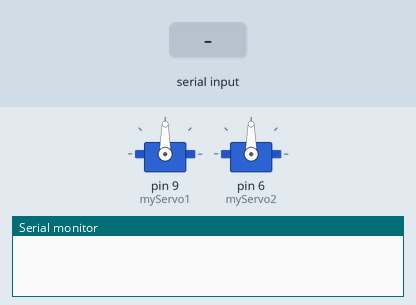
Bench run of a sketch on a simulated Arduino Uno, built with avr-gcc and run on an emulated ATmega328P. On the bench: 2 × servo, the last lines printed to the serial monitor. The inputs (shaded band) are chosen by the test bench.

Above: at 1.2 s.
1.3 s: "90,45\n" received over Serial
At 1.8 s:
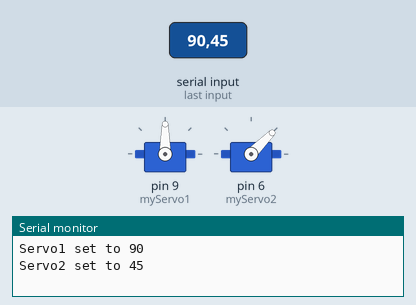
2.8 s: "30,150\n" received over Serial
At 4.0 s:
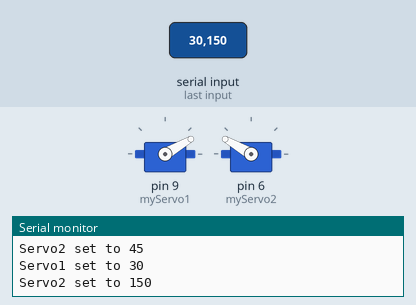
4.3 s: "5\n" received over Serial
At 5.9 s:
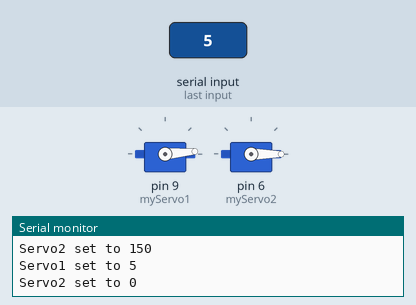
6.8 s: "1,90\n" received over Serial
At 7.1 s:
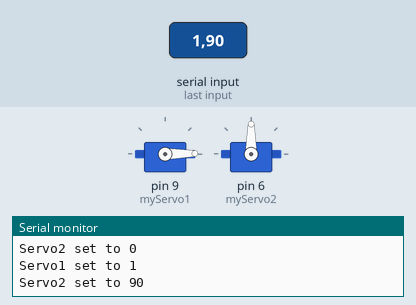
8.3 s: "1,90,45\n" received over Serial
At 10.3 s:
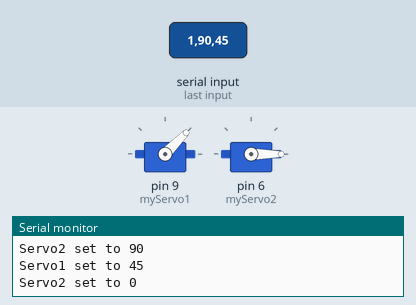
10.8 s: "90\n" received over Serial
At 13.2 s:
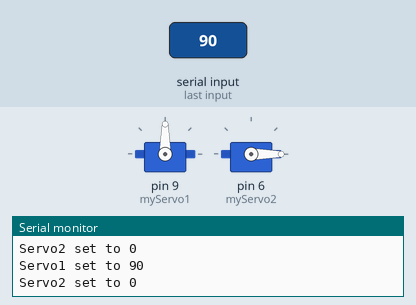
Timing chart, 0 to 14.3 s (numbered marks = the images above; inputs shaded):
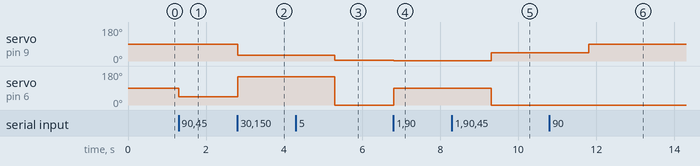

Measured:
- after the input at 1.3 s, servo on pin 6 (myServo2): 90° → 45° at once
- after the input at 2.8 s, servo on pin 9 (myServo1): 90° → 30° at once; servo on pin 6 (myServo2): 45° → 150° at once
- after the input at 4.3 s, servo on pin 9 (myServo1): 30° → 5° after 1.0 s; servo on pin 6 (myServo2): 150° → 0° after 1.0 s
- after the input at 6.8 s, servo on pin 9 (myServo1): 5° → 1° at once; servo on pin 6 (myServo2): 0° → 90° at once
- after the input at 8.3 s, servo on pin 9 (myServo1): 1° → 45° after 1.0 s; servo on pin 6 (myServo2): 90° → 0° after 1.0 s
- after the input at 10.8 s, servo on pin 9 (myServo1): 45° → 90° after 1.0 s

The sketch:

Stepturret.ino
```cpp
#include <Servo.h>

Servo myServo1;
Servo myServo2;

void setup() {
  Serial.begin(9600);
  myServo1.attach(9);
  myServo1.write(90);

  myServo2.attach(6);
  myServo2.write(90);
}

void loop() {

  if (Serial.available() > 0) {
    int angle1 = Serial.parseInt();
    int angle2 = Serial.parseInt();

    if (angle1 >= 0 && angle1 <= 180 && angle2 >= 0 && angle2 <= 180) {

      myServo1.write(angle1);               // move servo to that angle
      myServo2.write(angle2);
      Serial.print("Servo1 set to ");
      Serial.println(angle1);
      Serial.print("Servo2 set to ");
      Serial.println(angle2);

    }

    else {
      Serial.println("Angle out of range");
    }

    while (Serial.available() > 0) Serial.read();
  }
}
```
